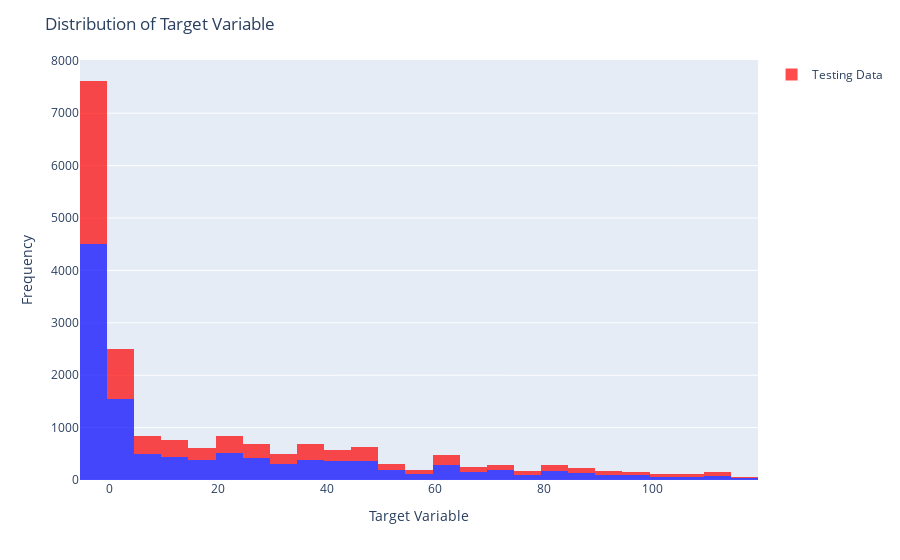
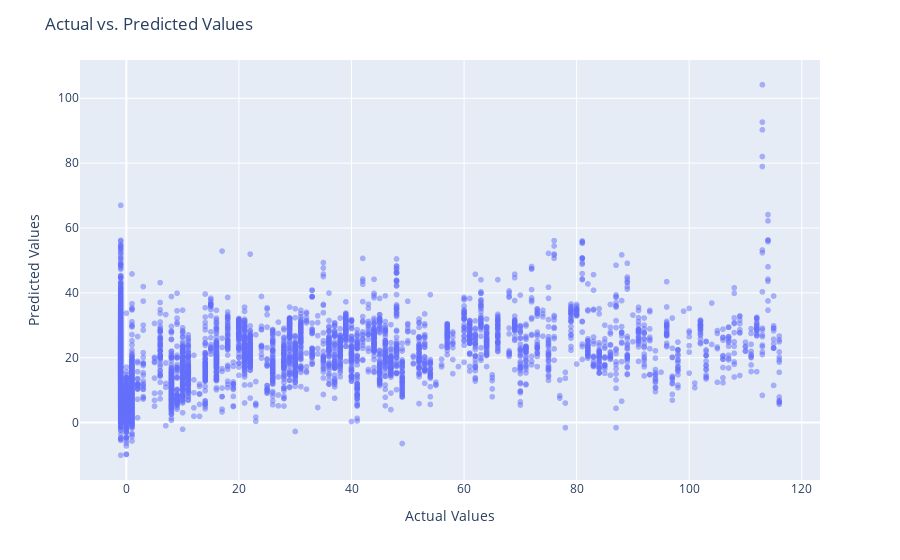
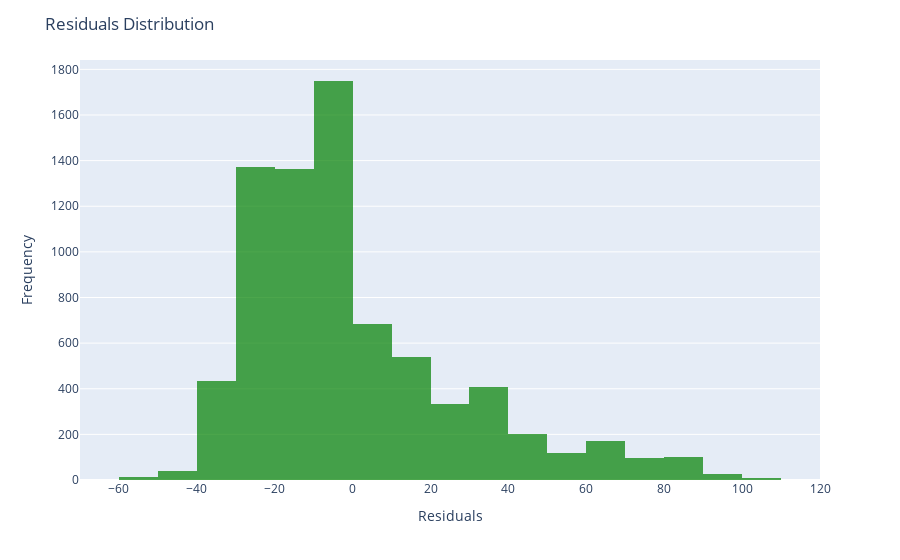

Notebook code cell kept with these figures, in order:
### Code cell
import plotly.express as px
import plotly.graph_objs as go

# Distribution of Target Variable
fig = px.histogram(x=y_train, nbins=30, opacity=0.7, color_discrete_sequence=['blue'], labels={'x': 'Target Variable'})
fig.add_trace(go.Histogram(x=y_test, nbinsx=30, opacity=0.7, name='Testing Data', marker_color='red'))  # Add the test data histogram trace
fig.update_layout(
    xaxis_title='Target Variable',
    yaxis_title='Frequency',
    title='Distribution of Target Variable'
)
fig.show()

# Scatter Plot of Actual vs. Predicted Values
fig = px.scatter(x=y_test, y=y_pred, opacity=0.5, labels={'x': 'Actual Values', 'y': 'Predicted Values'})
fig.update_layout(
    xaxis_title='Actual Values',
    yaxis_title='Predicted Values',
    title='Actual vs. Predicted Values'
)
fig.show()

# Residuals Distribution
fig = px.histogram(x=residuals, nbins=30, opacity=0.7, color_discrete_sequence=['green'], labels={'x': 'Residuals'})
fig.update_layout(
    xaxis_title='Residuals',
    yaxis_title='Frequency',
    title='Residuals Distribution'
)
fig.show()

### Figure 1 — Plotly figure (JSON) as saved in the notebook; plotly's stock layout.template omitted (floating-point values rounded to 4 significant figures; data arrays with more than 128 entries replaced by an {"elided": "..."} marker saying what was removed)
{"data": [{"alignmentgroup": "True", "bingroup": "x", "hovertemplate": "Target Variable=%{x}<br>count=%{y}<extra></extra>", "legendgroup": "", "marker": {"color": "blue", "opacity": 0.7, "pattern": {"shape": ""}}, "name": "", "nbinsx": 30, "offsetgroup": "", "orientation": "v", "showlegend": false, "type": "histogram", "x": {"elided": "11504 int values"}, "xaxis": "x", "yaxis": "y"}, {"marker": {"color": "red"}, "name": "Testing Data", "nbinsx": 30, "opacity": 0.7, "type": "histogram", "x": {"elided": "7670 int values"}}], "layout": {"barmode": "relative", "legend": {"tracegroupgap": 0}, "margin": {"t": 60}, "title": {"text": "Distribution of Target Variable"}, "xaxis": {"anchor": "y", "domain": [0, 1], "title": {"text": "Target Variable"}}, "yaxis": {"anchor": "x", "domain": [0, 1], "title": {"text": "Frequency"}}}}

### Figure 2 — Plotly figure (JSON) as saved in the notebook; plotly's stock layout.template omitted (floating-point values rounded to 4 significant figures; data arrays with more than 128 entries replaced by an {"elided": "..."} marker saying what was removed)
{"data": [{"hovertemplate": "Actual Values=%{x}<br>Predicted Values=%{y}<extra></extra>", "legendgroup": "", "marker": {"color": "#636efa", "opacity": 0.5, "symbol": "circle"}, "mode": "markers", "name": "", "showlegend": false, "type": "scattergl", "x": {"elided": "7670 int values"}, "xaxis": "x", "y": {"elided": "7670 float values"}, "yaxis": "y"}], "layout": {"legend": {"tracegroupgap": 0}, "margin": {"t": 60}, "title": {"text": "Actual vs. Predicted Values"}, "xaxis": {"anchor": "y", "domain": [0, 1], "title": {"text": "Actual Values"}}, "yaxis": {"anchor": "x", "domain": [0, 1], "title": {"text": "Predicted Values"}}}}

### Figure 3 — Plotly figure (JSON) as saved in the notebook; plotly's stock layout.template omitted (floating-point values rounded to 4 significant figures; data arrays with more than 128 entries replaced by an {"elided": "..."} marker saying what was removed)
{"data": [{"alignmentgroup": "True", "bingroup": "x", "hovertemplate": "Residuals=%{x}<br>count=%{y}<extra></extra>", "legendgroup": "", "marker": {"color": "green", "opacity": 0.7, "pattern": {"shape": ""}}, "name": "", "nbinsx": 30, "offsetgroup": "", "orientation": "v", "showlegend": false, "type": "histogram", "x": {"elided": "7670 float values"}, "xaxis": "x", "yaxis": "y"}], "layout": {"barmode": "relative", "legend": {"tracegroupgap": 0}, "margin": {"t": 60}, "title": {"text": "Residuals Distribution"}, "xaxis": {"anchor": "y", "domain": [0, 1], "title": {"text": "Residuals"}}, "yaxis": {"anchor": "x", "domain": [0, 1], "title": {"text": "Frequency"}}}}
